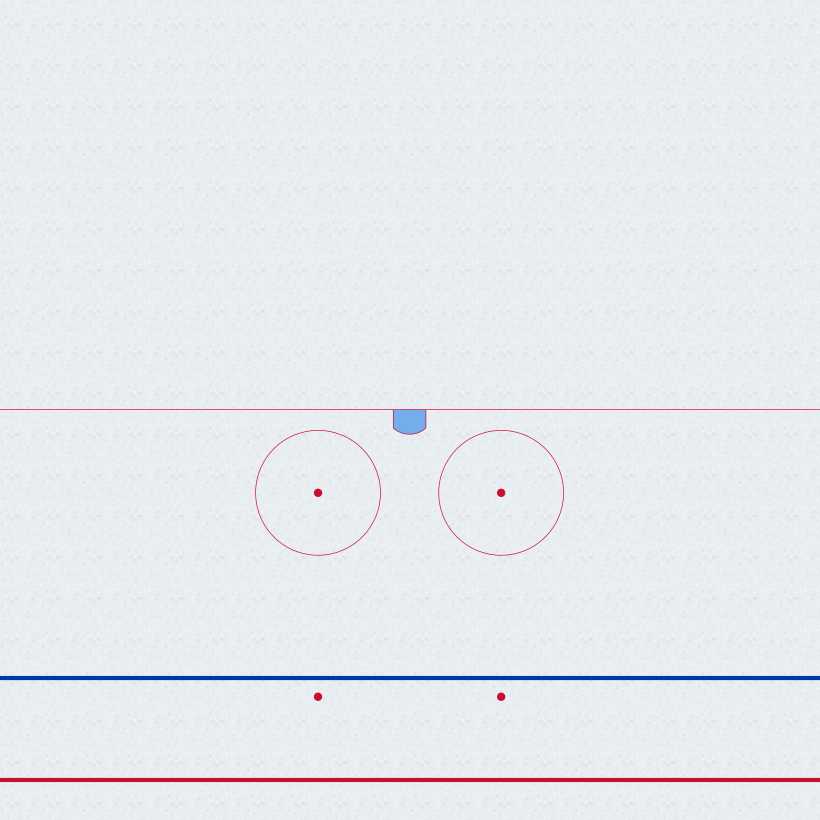
#> input picture Assets/Resources/Models/ice-markings.jpg, 4096 x 4096 px (shown at 1/5 size)
$ python make_ice_detail.py ../Assets/Resources/Models/ice-markings.jpg ../Assets/Resources/Models/bottle-body.png
#> lines starting #> are read from the running program, lines starting #| are printed output that depends on the picture
# Makes ice-detail.png, the faint skate-scuff texture tiled over the ice by Tools/make_ice.py.
# Source: ambientCG "Ice002" (CC0), https://ambientcg.com/view?id=Ice002 , file Ice002_1K-JPG_Roughness.jpg
# from https://ambientcg.com/get?file=Ice002_1K-JPG.zip . The roughness map is turned into a near-white
# grey (about 90-100% brightness) so the ice reads as white rink ice with light scuffs.
# Needs Pillow (pip install pillow).
# Run: python Tools/make_ice_detail.py <path>/Ice002_1K-JPG_Roughness.jpg Assets/Resources/Models
import os, sys
from PIL import Image, ImageOps

src, out = sys.argv[1], sys.argv[2]
grey = ImageOps.autocontrast(Image.open(src).convert("L"), cutoff=1)
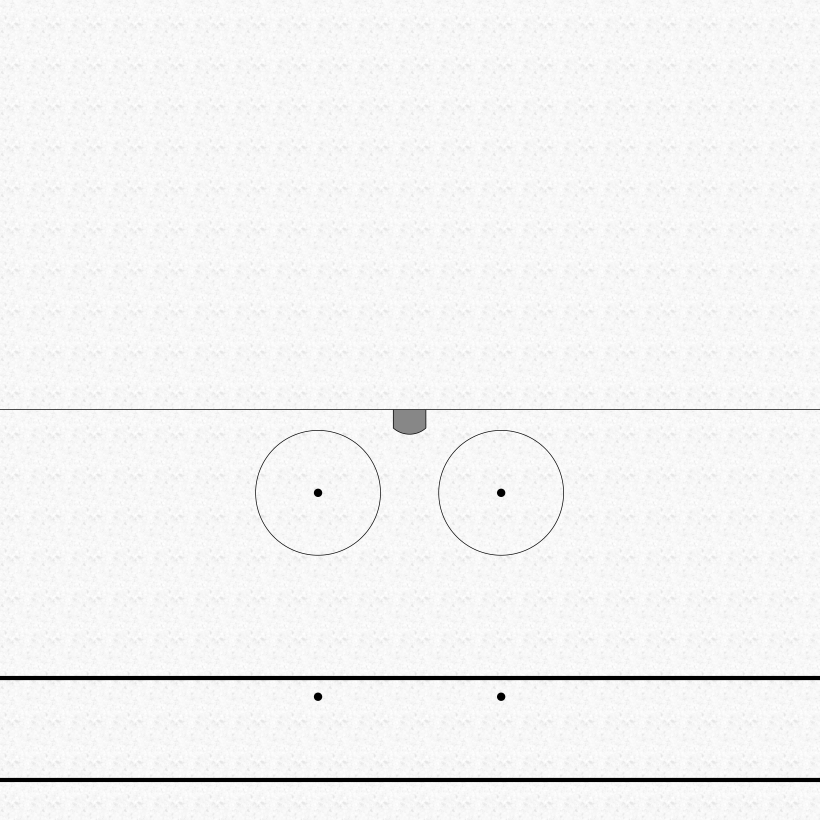
#> grey: PIL image 4096x4096 L (shown at 1/5 size); min 0, max 255, mean 243.9
lo, hi = 228, 255                                   # darkest scuff, clean ice
detail = grey.point(lambda v: lo + (hi - lo) * (255 - v) // 255)
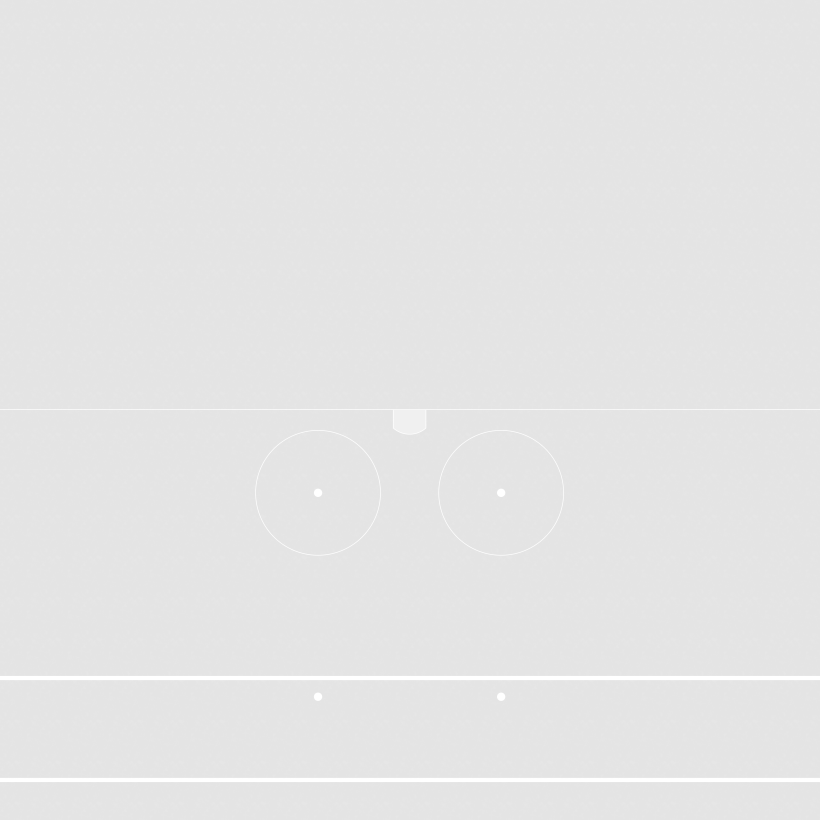
#> detail: PIL image 4096x4096 L (shown at 1/5 size); min 228, max 255, mean 228.7
detail.convert("RGB").save(os.path.join(out, "ice-detail.png"), optimize=True)
print(detail.size, "written")
#| (4096, 4096) written
